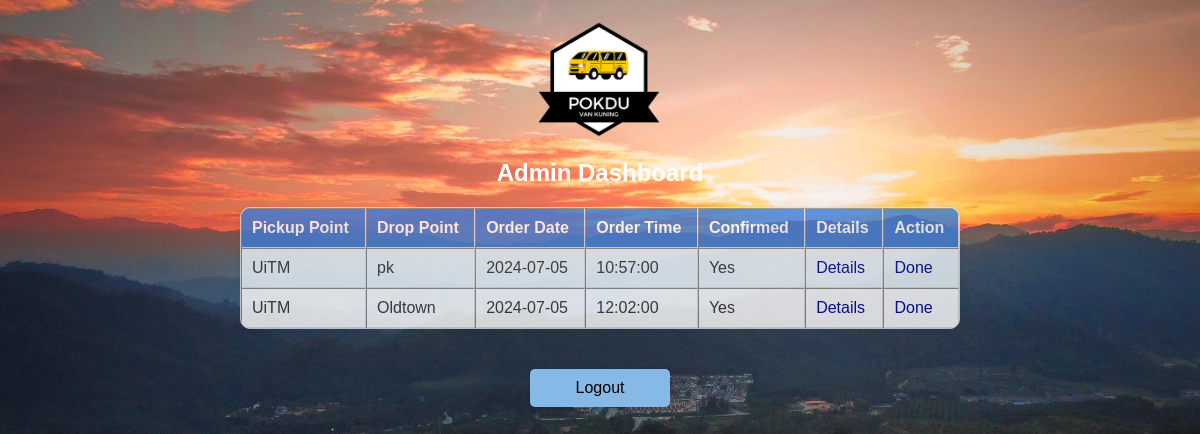
The app's page /pokduSourceCode/pokdu/adminDashboard.php (signed in) with its own data.
### tables this page shows
CREATE TABLE `order_details` (
  `reservation_id` int(11) NOT NULL,
  `pickup_point` varchar(30) DEFAULT NULL,
  `drop_point` varchar(30) DEFAULT NULL,
  `order_date` date DEFAULT NULL,
  `order_time` time DEFAULT NULL,
  `seat_num` int(11) DEFAULT NULL,
  `num_of_people` int(11) DEFAULT NULL,
  `student_id` varchar(30) DEFAULT NULL,
  `worker_id` varchar(30) DEFAULT NULL,
  `confirmed` tinyint(1) DEFAULT 0
);

### pokduSourceCode/pokdu/adminDashboard.php (the view, shortened to what this page needs)
<?php
include 'dbconn.php';
$order_query = "
    SELECT
        reservation_id,
        pickup_point,
        drop_point,
        order_date,
        order_time,
        confirmed
    FROM order_details
";
$order_result = mysqli_query($dbconn, $order_query);
?>
<!DOCTYPE html>
<html>
<head>
    <link rel="stylesheet" type="text/css" href="style2.css">
</head>
<body>
    <img class="logo" src="images/logo.png" alt="Pok Du's Van Reservation System Logo">
    <h2>Admin Dashboard</h2>
    <table border="1">
        <tr>
            <th>Pickup Point</th>
            <th>Drop Point</th>
            <th>Order Date</th>
            <th>Order Time</th>
            <th>Confirmed</th>
            <th>Details</th>
            <th>Action</th>
        </tr>
        <?php
        if (mysqli_num_rows($order_result) > 0) {
            while ($row = mysqli_fetch_assoc($order_result)) {
                echo "<tr>";
                echo "<td>" . $row['pickup_point'] . "</td>";
                echo "<td>" . $row['drop_point'] . "</td>";
                echo "<td>" . $row['order_date'] . "</td>";
                echo "<td>" . $row['order_time'] . "</td>";
                echo "<td>" . ($row['confirmed'] ? 'Yes' : 'No') . "</td>";
                echo "<td><a href='orderDetails.php?reservation_id=" . $row['reservation_id'] . "'>Details</a></td>";
                echo "<td><a href='#' onclick=\"confirmDone('" . $row['reservation_id'] . "');\">Done</a></td>";
                echo "</tr>";
            }
        } else {
            echo "<tr><td colspan='7'>No orders found</td></tr>";
        }
        ?>
    </table>
    <div class="logout-container">
        <a href="logout.php" class="logout-link">Logout</a>
    </div>
</body>
</html>

### pokduSourceCode/pokdu/style2.css (style rules this page uses)
body, html { margin: 0; padding: 0; font-family: Arial, sans-serif; background-color: #f0f4f8; color: #ffffff; }
h2 { text-align: center; color: #ffffff; margin-top: 20px; }
table { width: 80%; margin: 20px auto; border-collapse: collapse; background-color: #ffffff; border: 1px solid #ddd; box-shadow: 0 0 10px rgba(0,0,0,0.1); border-radius: 10px; opacity: 0.8; }
th, td { padding: 10px; text-align: left; border-bottom: 1px solid #ddd; }
th { background-color: #3a7bd5; color: white; }
tr:nth-child(even) { background-color: #edf5fc; }
tr:nth-child(odd) { background-color: #ffffff; }
a { color: #3a7bd5; text-decoration: none; }
a.logout-link { display: box; text-align: center; margin-top: 20px; background-color: #87b9e6; color: black; }

### pokduSourceCode/pokdu/adminDashboard.php (style rules this page uses)
body, html { margin: 0; padding: 0; font-family: Arial, sans-serif; background: url('images/bg8.jpeg') no-repeat center center fixed; background-size: cover; color: #333; height: 100%; }
h2 { text-align: center; color: #fff; margin-top: 20px; }
table { width: 60%; margin: 20px auto; border-collapse: separate; border-spacing: 0; background-color: #ffffff; border: 1px solid #ddd; box-shadow: 0 0 10px rgba(0,0,0,0.1); border-radius: 10px; opacity: 0.8; overflow: hidden; }
th, td { padding: 10px; text-align: left; border-bottom: 1px solid #ddd; }
th { background-color: #3a7bd5; color: white; }
tr:nth-child(even) { background-color: #edf5fc; }
tr:nth-child(odd) { background-color: #ffff; }
a { color: darkblue; text-decoration: none; }
.logout-container { text-align: center; margin: 20px 0; }
.logout-link { display: inline-block; padding: 10px 20px; background-color: #fff; color: #333; text-align: center; text-decoration: none; border-radius: 5px; box-shadow: 0 0 5px rgba(0,0,0,0.1); transition: background-color 0.3s ease; width: 100px; }
.logo { display: block; width: 150px; margin: 0 auto; margin-top: 20px; }

### records on screen
order_details: pickup_point "UiTM", drop_point "pk", order_date "2024-07-05", order_time "10:57:00", confirmed "Yes"
order_details: pickup_point "UiTM", drop_point "Oldtown", order_date "2024-07-05", order_time "12:02:00", confirmed "Yes"
